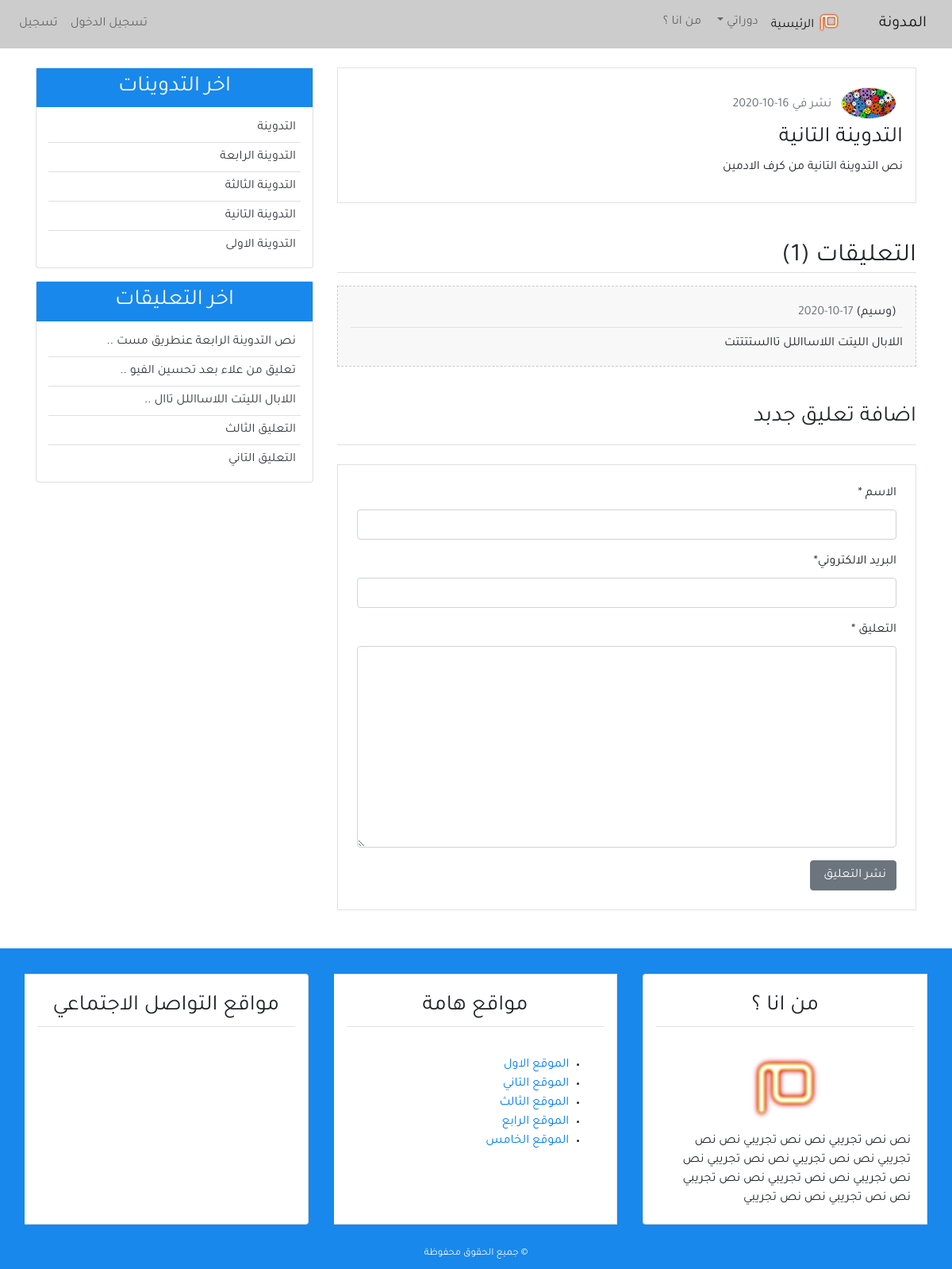
/detail/2/, run on an earlier commit of the app's database.
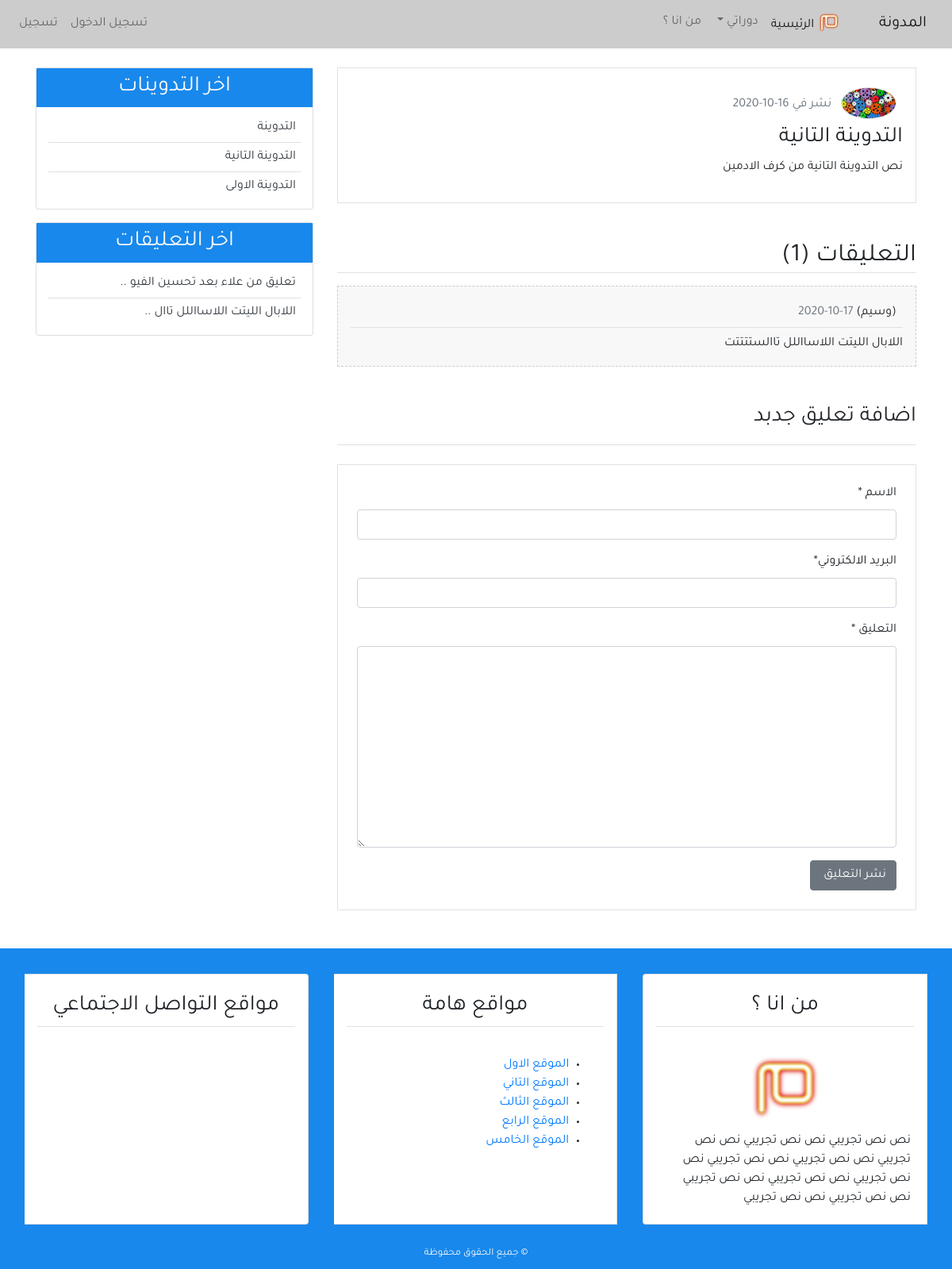
And on a later commit of the database.
### blog/models.py (models this page shows, shortened)
class Post(models.Model):
    title = models.CharField(max_length=100, blank=True, null=True)
    content = models.TextField()
    post_date = models.DateTimeField(default=timezone.now )
    post_update = models.DateTimeField(auto_now = True)
    author = models.ForeignKey(User, on_delete=models.CASCADE)
    def __str__(self):
        return self.title
    class Meta :
        ordering = ('-post_date',)

class Comment(models.Model):
    name = models.CharField(max_length=50, verbose_name ='الاسم ' )
    email = models.EmailField(verbose_name ='البريد الالكتروني')
    body = models.TextField(verbose_name =' التعليق ')
    comment_date = models.DateTimeField(auto_now_add=True)
    active = models.BooleanField(default=False)
    post = models.ForeignKey(Post, related_name='comments', on_delete=models.CASCADE)
    class Meta :
        ordering = ('-comment_date',)

### user/models.py (models this page shows, shortened)
class Profile(models.Model):
    image = models.ImageField(default='default.jpg', upload_to='profile_pics')
    user = models.OneToOneField(User, on_delete=models.CASCADE)

### blog/views.py (the view)
# urls.py: path('detail/<int:post_id>/', views.post_detail, name='detail'),
def post_detail(request,post_id) :
    post = get_object_or_404(Post,pk=post_id)
    comments = post.comments.filter(active=True)
    if request.method == 'POST' :
        comment_form = NewComment(data = request.POST)
        if comment_form.is_valid() :
            new_comment = comment_form.save(commit=False)
            new_comment.post = post
            new_comment.save()
            comment_form = NewComment()
    else :
        comment_form = NewComment()
    context ={
        'title':post,
        'post' : post,
        'comments':comments,
        'comment_form' :comment_form,
    }
    return render(request,'blog/detail.html', context)

### blog/forms.py
class NewComment(forms.ModelForm) :
    class Meta:
        model = Comment
        fields = ('name','email','body')

### blog/templatetags/post_tag.py (called while the page is built)
@register.inclusion_tag('blog/latest_posts.html')  #decorator
def latest_posts() : #simple python function
    context ={
        'l_posts' :Post.objects.all()[0:5]
    }
    return context

@register.inclusion_tag('blog/latest_comments.html')  #decorator
def latest_comments() : #simple python function
    context ={
        'l_comments' : Comment.objects.filter(active = True)[:5],
    }
    return context

### blog/templates/blog/detail.html (shortened to what this page needs)
{% extends 'blog/base.html' %}
{% block content %}
{% load crispy_forms_tags %}
      <div class="border p-3 mb-3">
<img class="img-fluid rounded-circle border m-2" width="70px" src="{{post.author.profile.image.url}}" alt="صورة الناشر ">
<span class="text-secondary">  نشر في  {{post.post_date|date:'d-m-Y'}}</span>
            <h3>  {{post.title}} </h3>
            <p>{{post.content}}</p>
        </div>
<h2 class="border-bottom mt-5 mb-3"> التعليقات ({{comments.count}}) </h2>
        {% for comment in comments  %}
        <ul class="p-3 comment">
            <h6 class="border-bottom p-2">  ({{comment.name}})
         <span class="text-secondary"> {{comment.comment_date | date:'d-m-Y'}} </span>
            </h6>
             {{comment.body}}
        </ul>
 {% empty  %}
            <h6 class="text-center p-4 comment">   لايوجد تعليقات </h6>
            {% endfor %}
            <h3 class="border-bottom pb-3 mb-3 mt-5"> اضافة تعليق جدبد  </h3>
            <div class="border p-4 mb-5 mt-4 ">
            <form method="POST">
              {{comment_form | crispy}}
              <input class="btn btn-secondary" type="submit" value="نشر التعليق ">
            </form>
        </div>
{% endblock content %}

### blog/templates/blog/base.html (shortened to what this page needs)
{% load static  %}
{% load post_tag %}
<!DOCTYPE html>
<html lang="ar">
<head>
    <link rel="stylesheet" href=" {% static 'blog/css/bootstrap.min.css' %}" >
    <link rel="stylesheet" href=" {% static 'blog/css/main.css' %}" >
</head>
<body>
<header>
    <nav class="navbar navbar-expand-lg navbar-light bg-light">
        <a class="navbar-brand" href="#">المدونة </a>
        <div class="collapse navbar-collapse" id="navbarSupportedContent">
          <ul class="navbar-nav">
            <li class="nav-item active">
              <a class="nav-link" href="{% url 'home' %}">
                <img src="{% static 'blog/img/mim-logo.png' %}" alt="شعار المجونة " width="30px">
                الرئيسية  <span class="sr-only">(current)</span></a>
            </li>
            <li class="nav-item dropdown">
              <a class="nav-link dropdown-toggle" href="#" id="navbarDropdown" role="button" data-toggle="dropdown" aria-haspopup="true" aria-expanded="false">
                دوراتي
              </a>
            </li>
            <li class="nav-item">
                <a class="nav-link" href="{% url 'about'  %}">من انا ؟</a>
              </li>
          </ul>
          {% if  user.is_authenticated %}
          <ul class="navbar-nav mr-auto">
            <li class="nav-item"> <a  class="nav-link" href="#"  >  تدوينة جديدة   </a> </li>
            <li class="nav-item"> <a  class="nav-link" href="{% url 'profile' %}"  > الملف الشخصي   </a> </li>
            <li class="nav-item"> <a class="nav-link"  href="{% url 'logout' %}" >  تسجيل خروج   </a> </li>
             </ul>
            {% else %}
            <ul class="navbar-nav mr-auto">
                <li class="nav-item"> <a  class="nav-link" href="{% url 'login' %}"  > تسجيل الدخول  </a> </li>
                <li class="nav-item"> <a class="nav-link"  href="{% url 'register' %}" > تسجيل   </a> </li>
                 </ul>
          {% endif %}
        </div>
      </nav>
</header>
<section>
<div class="container">
    <div class="row mt-4">
        <div class="col-md-8">
        {% block content %}
        {% endblock content %}
        </div>
        <div class="col-md-4">
<div class="card mb-3">
    <h3 class="text-center bg-secondary text-light p-2" > اخر التدوينات  </h3>
    {% latest_posts %}
</div>
<div class="card mb-3">
    <h3 class="text-center bg-secondary text-light p-2" > اخر التعليقات   </h3>
    {% latest_comments %}
</div>
        </div>
    </div>
</div>
</section>
<footer class="bg-secondary">
    <div class="container-fluid">
        <div class="row">
<div class="col-md" >
    <div class="card-group mt-3">
<div class="card m-3">
<h3 class="card-title text-center border-bottom p-2 m-3">
    من انا ؟
</h3>
<div class="card-body">
 <div class="text-center">
<img src="{% static 'blog/img/mim-logo.png' %}" alt="شعار المدونة " width="100px">
 </div>
نص نص تجريبي نص نص تجريبي  نص نص تجريبي نص نص تجريبي نص نص تجريبي
نص نص تجريبي نص نص تجريبي  نص نص تجريبي نص نص تجريبي نص نص تجريبي
</div>
</div>
<div class="card m-3">
    <h3 class="card-title text-center border-bottom p-2 m-3">
    مواقع هامة
    </h3>
    <div class="card-body">
   <ul>
<li>
    <a href="#"> الموقع الاول </a>
</li>
<li>
    <a href="#"> الموقع التاني  </a>
</li>
<li>
    <a href="#"> الموقع الثالث  </a>
</li>
<li>
    <a href="#"> الموقع الرابع </a>
</li>
<li>
    <a href="#"> الموقع الخامس </a>
</li>
   </ul>
    </div>
    </div>
<div class="card m-3">
    <h3 class="card-title text-center border-bottom p-2 m-3">
    مواقع التواصل الاجتماعي
    </h3>
    <h4 class="card-body text-center">
    </h4>
    </div>
    </div>
</div>
        </div>
<div class="row p-2">
  <div class="col-md text-center">
    <small  class="text-light ">
        &copy; جميع الحقوق محفوظة
            </small>
  </div>
</div>
</div>
</footer>
</body>
</html>

### blog/templates/blog/latest_posts.html
<ul class="list-group-flush latest-post">
    {% for post  in l_posts  %}
      <li class="list-group-item latest-post-item" >
           <a class="text-dark" href="{% url 'detail' post.pk  %}"> {{post.title}} </a>
      </li>
    {% endfor %}
</ul>

### blog/templates/blog/latest_comments.html
<ul class="list-group-flush latest-comment">
    {% for comment  in l_comments  %}
      <li class="list-group-item latest-comment-item" >
           <a class="text-dark" href="{% url 'detail' comment.post.pk  %}">
            {% if comment.body|length > 25 %}
            {{comment.body|slice:'30'}} ..
            {% else %}
            {{comment.body}}
            {% endif %}
          </a>
      </li>
      {% empty %}
      <li class="list-group-item latest-comment-item" >  لا يوجد تعليقات </li>
    {% endfor %}
</ul>

### blog/static/blog/css/main.css (style rules this page uses)
html,body { direction: rtl; text-align: right; }
body { font-family: 'Tajawal' , sans-serif; }
.bg-secondary { background-color: #1888ec !important;; }
.bg-light { background-color: #CCC !important; }
.latest-post, .latest-comment { padding: 0 15px; }
.latest-post .latest-post-item, .latest-comment .latest-comment-item { padding: 6px; }
.latest-post li:first-child, .latest-comment li:first-child { border-top: 0; }
.latest-post li:last-child, .latest-comment li:last-child { border-bottom: 0; padding-bottom: 0; }
.comment { background-color: #f8f8f8; border: 1px dashed #CCC; }

What changed in the data, as far as the page shows it:
removed Post: title "التدوينة الرابعة"
removed Post: title "التدوينة الثالثة"
removed Comment: body "نص التدوينة الرابعة عنطريق مست", shown under "اخر التعليقات"
removed Comment: body "التعليق الثالث", shown under "اخر التعليقات"
removed Comment: body "التعليق التاني", shown under "اخر التعليقات"
